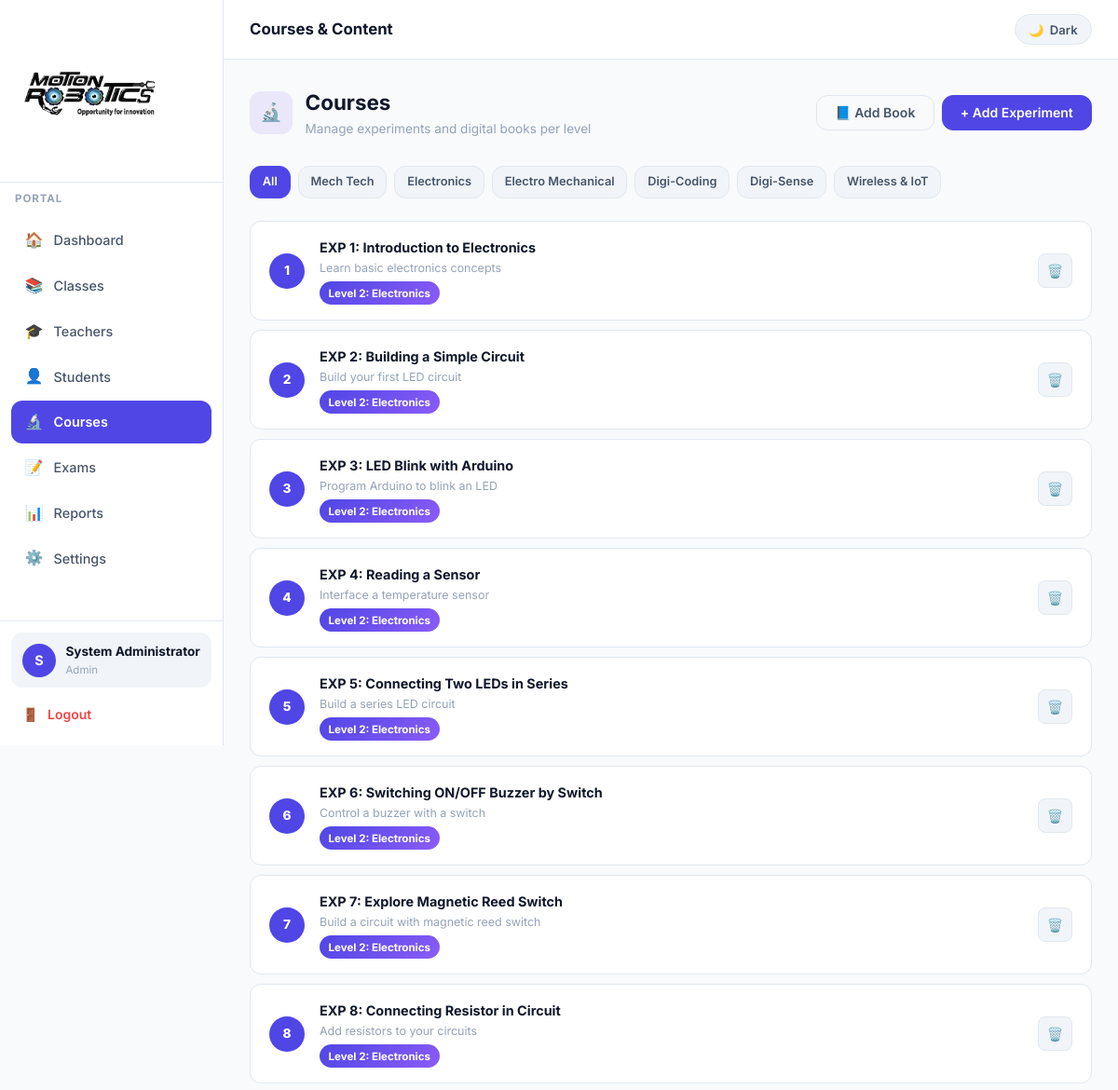
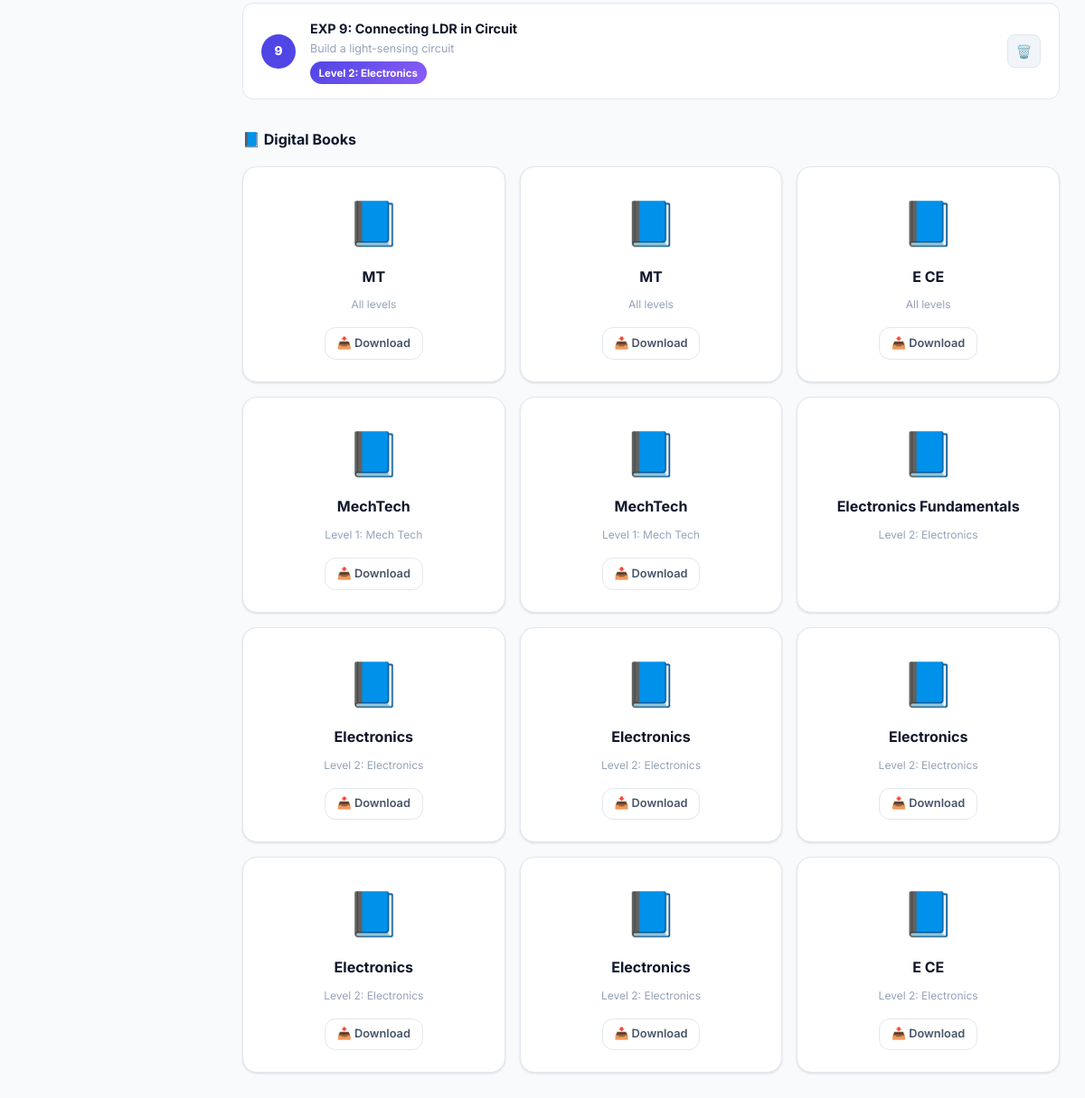
Page /admin/courses (signed in) on the committed database (2 pictures, top to bottom).
### app.py (models this page shows, shortened)
class User(db.Model):
    id            = db.Column(db.Integer, primary_key=True)
    username      = db.Column(db.String(80), unique=True, nullable=False)
    email         = db.Column(db.String(120), unique=True, nullable=False)
    password_hash = db.Column(db.String(200), nullable=False)
    role          = db.Column(db.String(20), nullable=False)   # admin / teacher / student
    full_name     = db.Column(db.String(120))
    phone         = db.Column(db.String(20))
    school_name   = db.Column(db.String(120))
    roll_number   = db.Column(db.String(40))
    avatar_color  = db.Column(db.String(20), default='#4F46E5')
    is_active     = db.Column(db.Boolean, default=True)
    created_at    = db.Column(db.DateTime, default=datetime.utcnow)

class Experiment(db.Model):
    id          = db.Column(db.Integer, primary_key=True)
    title       = db.Column(db.String(200), nullable=False)
    description = db.Column(db.Text)
    level       = db.Column(db.String(80))
    exp_number  = db.Column(db.Integer, default=0)
    video_url   = db.Column(db.String(500))
    file_path   = db.Column(db.String(300))
    file_name   = db.Column(db.String(200))
    created_at  = db.Column(db.DateTime, default=datetime.utcnow)

class DigitalBook(db.Model):
    id          = db.Column(db.Integer, primary_key=True)
    title       = db.Column(db.String(200), nullable=False)
    level       = db.Column(db.String(80))
    description = db.Column(db.Text)
    file_path   = db.Column(db.String(300))
    file_name   = db.Column(db.String(200))
    cover_emoji = db.Column(db.String(10), default='📘')
    created_at  = db.Column(db.DateTime, default=datetime.utcnow)

### app.py (the view)
@app.route('/admin/courses')
@role_required('admin')
def admin_courses():
    level_filter = request.args.get('level','')
    query = Experiment.query
    if level_filter: query = query.filter_by(level=level_filter)
    experiments = query.order_by(Experiment.level, Experiment.exp_number).all()
    books = DigitalBook.query.order_by(DigitalBook.level).all()
    return render_template('admin/courses.html', experiments=experiments, books=books, level_filter=level_filter)

### app.py (called while the page is built)
@app.context_processor
def inject_enumerate():
    return dict(enumerate=enumerate)

def role_required(*roles):
    def dec(f):
        @wraps(f)
        def d(*a, **kw):
            if 'user_id' not in session: return redirect(url_for('login'))
            if session.get('role') not in roles:
                flash('Access denied.', 'error')
                return redirect(url_for('dashboard'))
            return f(*a, **kw)
        return d
    return dec

def get_current_user():
    if 'user_id' in session: return User.query.get(session['user_id'])
    return None

@app.context_processor
def inject_globals():
    return dict(current_user=get_current_user(), ROBOTICS_LEVELS=ROBOTICS_LEVELS)

### templates/admin/courses.html (shortened to what this page needs)
{% extends 'admin/base_admin.html' %}
{% block page_title %}Courses & Content{% endblock %}
{% block content %}
<div class="page-header">
  <div class="page-title-wrap">
    <div class="page-icon" style="background:rgba(139,92,246,.12); color:var(--purple);">🔬</div>
    <div><div class="page-h1">Courses</div><div class="page-sub">Manage experiments and digital books per level</div></div>
  </div>
  <div style="display:flex; gap:.5rem;">
    <button class="btn btn-outline" onclick="openModal('addBookModal')">📘 Add Book</button>
    <button class="btn btn-primary" onclick="openModal('addExpModal')">+ Add Experiment</button>
  </div>
</div>
<div style="display:flex; gap:.5rem; flex-wrap:wrap; margin-bottom:1.5rem;">
  <a href="{{ url_for('admin_courses') }}" class="btn {% if not level_filter %}btn-primary{% else %}btn-ghost{% endif %} btn-sm">All</a>
  {% for lvl in ROBOTICS_LEVELS %}
  <a href="{{ url_for('admin_courses') }}?level={{ lvl|replace(' ', '+') }}" class="btn {% if level_filter==lvl %}btn-primary{% else %}btn-ghost{% endif %} btn-sm">
    {{ lvl.split(': ')[1] }}
  </a>
  {% endfor %}
</div>
{% if experiments %}
<div style="display:flex; flex-direction:column; gap:.6rem; margin-bottom:2rem;">
  {% for e in experiments %}
  <div class="exp-item">
    <div class="exp-num">{{ e.exp_number }}</div>
    <div class="exp-info">
      <div class="exp-title">EXP {{ e.exp_number }}: {{ e.title }}</div>
      <div class="exp-desc">{{ e.description or 'No description' }}</div>
      <div class="exp-meta">
        <span class="level-pill" style="font-size:.72rem; padding:.2rem .6rem;">{{ e.level }}</span>
      </div>
    </div>
    <div style="display:flex; gap:.4rem;">
      <form method="POST" action="{{ url_for('admin_delete_experiment', eid=e.id) }}" data-confirm="Delete experiment '{{ e.title }}'?">
        <button class="btn btn-icon btn-ghost" type="submit">🗑️</button>
      </form>
    </div>
  </div>
  {% endfor %}
</div>
{% endif %}
{% if books %}
<div class="fw-700 mb-2" style="font-size:1rem;">📘 Digital Books</div>
<div style="display:grid; grid-template-columns:repeat(auto-fill,minmax(220px,1fr)); gap:1rem; margin-bottom:2rem;">
  {% for b in books %}
  <div class="card" style="text-align:center;">
    <div style="font-size:3rem; margin-bottom:.5rem;">{{ b.cover_emoji }}</div>
    <div class="fw-700">{{ b.title }}</div>
    <div class="text-xs text-muted mt-1">{{ b.level or 'All levels' }}</div>
    {% if b.file_path %}
    <a href="{{ url_for('serve_upload', filename=b.file_path) }}" class="btn btn-outline btn-sm mt-2" target="_blank">📥 Download</a>
    {% endif %}
  </div>
  {% endfor %}
</div>
{% endif %}
{% endblock %}

### templates/base.html (shortened to what this page needs)
<!DOCTYPE html>
<html lang="en" data-theme="light">
<head>
  <link rel="stylesheet" href="{{ url_for('static', filename='css/main.css') }}">
</head>
<body>
<div class="app-layout">
  <aside class="sidebar" id="sidebar">
    <div class="sidebar-brand">
      <img src="{{ url_for('static', filename='logo.png') }}" alt="Motion Robotics" class="sidebar-logo">
    </div>
    {% if current_user %}
    <div class="sidebar-context">{{ current_user.school_name or 'Portal' }}</div>
    {% endif %}
    <nav class="sidebar-nav">
      {% block sidebar_nav %}{% endblock %}
    </nav>
    <div class="sidebar-footer">
      {% if current_user %}
      <div class="user-card">
        <div class="avatar" style="background:{{ current_user.avatar_color }}">
          {{ (current_user.full_name or current_user.username)[0].upper() }}
        </div>
        <div>
          <div class="user-name">{{ current_user.full_name or current_user.username }}</div>
          <div class="user-role">{{ current_user.role.title() }}</div>
        </div>
      </div>
      {% endif %}
      <a href="{{ url_for('logout') }}" class="logout-link">
        <span>🚪</span> Logout
      </a>
    </div>
  </aside>
  <div class="main-area">
    <header class="topbar">
      <h1 class="topbar-title">{% block page_title %}Dashboard{% endblock %}</h1>
      <div class="topbar-right">
        <button class="theme-btn" onclick="toggleTheme()">
          <span class="theme-icon">🌙</span>
          <span class="theme-label">Dark</span>
        </button>
      </div>
    </header>
    <main class="page-content">
      {% block content %}{% endblock %}
    </main>
  </div>
</div>
</body>
</html>

### rows in the picture
User: school_name "PORTAL", full_name "S", full_name "System Administrator", role "Admin"
Experiment: exp_number "1", title "Introduction to Electronics", description "Learn basic electronics concepts", level "Level 2: Electronics"
Experiment: exp_number "2", title "Building a Simple Circuit", description "Build your first LED circuit", level "Level 2: Electronics"
Experiment: exp_number "3", title "LED Blink with Arduino", description "Program Arduino to blink an LED", level "Level 2: Electronics"
Experiment: exp_number "4", title "Reading a Sensor", description "Interface a temperature sensor", level "Level 2: Electronics"
Experiment: exp_number "5", title "Connecting Two LEDs in Series", description "Build a series LED circuit", level "Level 2: Electronics"
Experiment: exp_number "6", title "Switching ON/OFF Buzzer by Switch", description "Control a buzzer with a switch", level "Level 2: Electronics"
Experiment: exp_number "7", title "Explore Magnetic Reed Switch", description "Build a circuit with magnetic reed switch", level "Level 2: Electronics"
Experiment: exp_number "8", title "Connecting Resistor in Circuit", description "Add resistors to your circuits", level "Level 2: Electronics"
Experiment: exp_number "9", title "Connecting LDR in Circuit", description "Build a light-sensing circuit", level "Level 2: Electronics"
DigitalBook: cover_emoji "📘", title "MT", level "All levels"
DigitalBook: cover_emoji "📘", title "MT", level "All levels"
DigitalBook: cover_emoji "📘", title "E CE", level "All levels"
DigitalBook: cover_emoji "📘", title "MechTech", level "Level 1: Mech Tech"
DigitalBook: cover_emoji "📘", title "MechTech", level "Level 1: Mech Tech"
DigitalBook: cover_emoji "📘", title "Electronics Fundamentals", level "Level 2: Electronics"
DigitalBook: cover_emoji "📘", title "Electronics", level "Level 2: Electronics"
DigitalBook: cover_emoji "📘", title "Electronics", level "Level 2: Electronics"
DigitalBook: cover_emoji "📘", title "Electronics", level "Level 2: Electronics"
DigitalBook: cover_emoji "📘", title "Electronics", level "Level 2: Electronics"
DigitalBook: cover_emoji "📘", title "Electronics", level "Level 2: Electronics"
DigitalBook: cover_emoji "📘", title "E CE", level "Level 2: Electronics"

### other values in the picture
{{ lvl.split(': ')[1] }} "Mech Tech" "Electronics" "Electro Mechanical" "Digi-Coding" "Digi-Sense" "Wireless & IoT"
